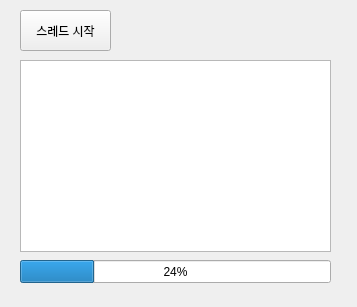
<?xml version="1.0" encoding="UTF-8"?>
<ui version="4.0">
 <class>Form</class>
 <widget class="QWidget" name="Form">
  <property name="geometry">
   <rect>
    <x>0</x>
    <y>0</y>
    <width>357</width>
    <height>307</height>
   </rect>
  </property>
  <property name="windowTitle">
   <string>스레드 테스트</string>
  </property>
  <widget class="QPushButton" name="btnStart">
   <property name="geometry">
    <rect>
     <x>20</x>
     <y>10</y>
     <width>91</width>
     <height>41</height>
    </rect>
   </property>
   <property name="text">
    <string>스레드 시작</string>
   </property>
  </widget>
  <widget class="QTextBrowser" name="txtLog">
   <property name="geometry">
    <rect>
     <x>20</x>
     <y>60</y>
     <width>311</width>
     <height>192</height>
    </rect>
   </property>
  </widget>
  <widget class="QProgressBar" name="pgdTask">
   <property name="geometry">
    <rect>
     <x>20</x>
     <y>260</y>
     <width>311</width>
     <height>23</height>
    </rect>
   </property>
   <property name="value">
    <number>24</number>
   </property>
  </widget>
 </widget>
 <resources/>
 <connections/>
</ui>
